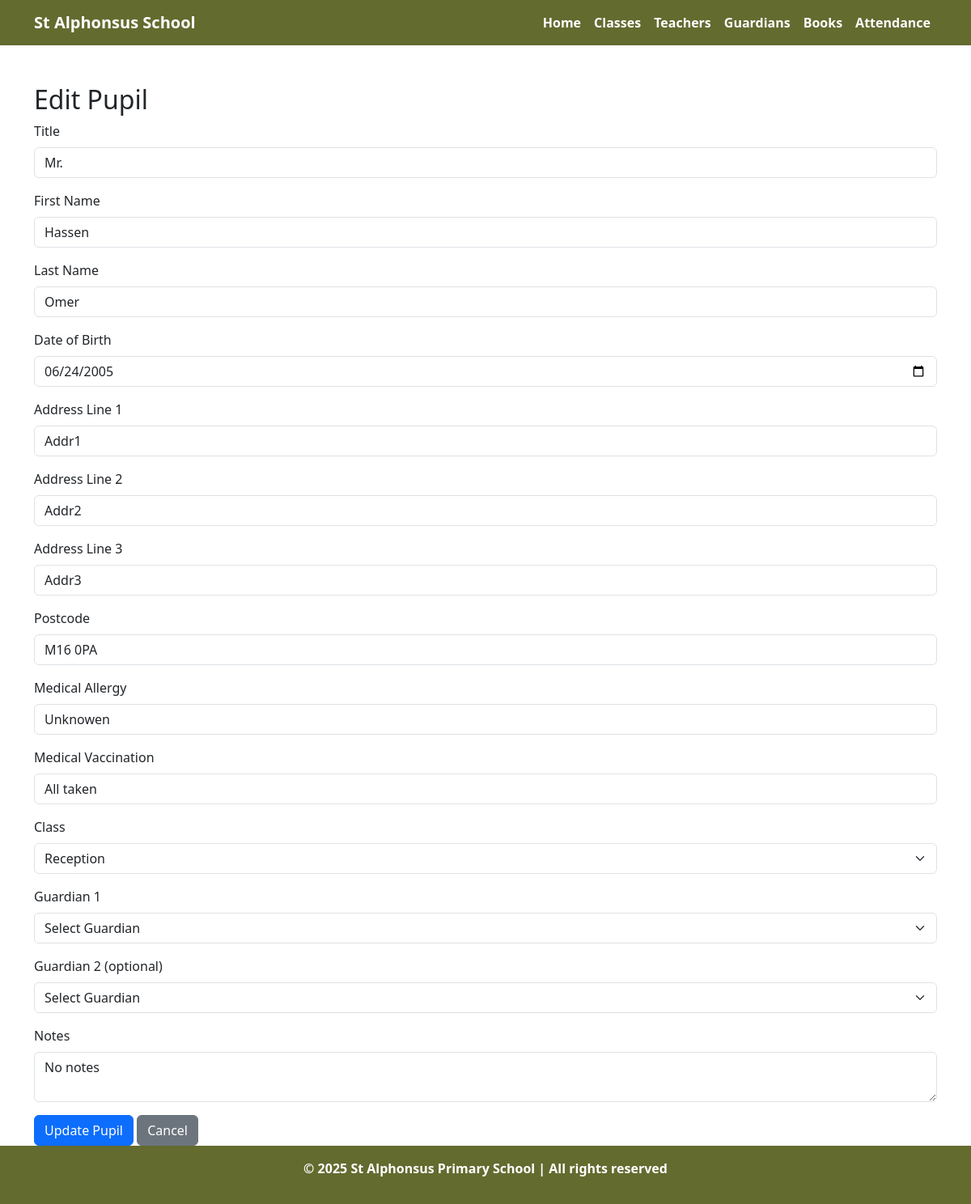
Screenshot of /edit_pupil.php?id=7 with the database file from the repository.
### tables this page shows
CREATE TABLE `pupils` (
  `PupilID` int(11) NOT NULL,
  `Title` varchar(10) DEFAULT NULL,
  `FirstName` varchar(50) NOT NULL,
  `Surname` varchar(50) NOT NULL,
  `DOB` date DEFAULT NULL,
  `Address_Line1` varchar(100) DEFAULT NULL,
  `Address_Line2` varchar(100) DEFAULT NULL,
  `Address_Line3` varchar(100) DEFAULT NULL,
  `Postcode` varchar(10) DEFAULT NULL,
  `Medical_Allergy` text DEFAULT NULL,
  `Medical_Vaccination` text DEFAULT NULL,
  `ClassID` int(11) DEFAULT NULL,
  `Guardian1ID` int(11) DEFAULT NULL,
  `Guardian2ID` int(11) DEFAULT NULL,
  `Notes` text DEFAULT NULL
);

CREATE TABLE `classes` (
  `ClassID` int(11) NOT NULL,
  `ClassType` varchar(50) NOT NULL,
  `ClassName` varchar(50) NOT NULL,
  `ClassCapacity` int(11) NOT NULL,
  `ClassNotes` text DEFAULT NULL
);

### edit_pupil.php (the view, shortened to what this page needs)
<?php
include 'config.php';
include 'header.php';
$pupilID = isset($_GET['id']) && is_numeric($_GET['id']) ? $_GET['id'] : null;
$stmt = $conn->prepare("SELECT * FROM Pupils WHERE PupilID = ?");
$stmt->bind_param("i", $pupilID);
$stmt->execute();
$result = $stmt->get_result();
$pupil = $result->fetch_assoc();
$classQuery = "SELECT ClassID, ClassName FROM Classes";
$classResult = $conn->query($classQuery);
?>
<div class="container mt-5">
    <h2>Edit Pupil</h2>
    <form method="POST">
        <div class="mb-3">
            <label class="form-label">Title</label>
            <input type="text" class="form-control" name="title" value="<?= htmlspecialchars($pupil['Title']) ?>" required>
        </div>
        <div class="mb-3">
            <label class="form-label">First Name</label>
            <input type="text" class="form-control" name="first_name" value="<?= htmlspecialchars($pupil['FirstName']) ?>" required>
        </div>
        <div class="mb-3">
            <label class="form-label">Last Name</label>
            <input type="text" class="form-control" name="last_name" value="<?= htmlspecialchars($pupil['Surname']) ?>" required>
        </div>
        <div class="mb-3">
            <label class="form-label">Date of Birth</label>
            <input type="date" class="form-control" name="date_of_birth" value="<?= htmlspecialchars($pupil['DOB']) ?>" required>
        </div>
        <div class="mb-3">
            <label class="form-label">Address Line 1</label>
            <input type="text" class="form-control" name="address_line1" value="<?= htmlspecialchars($pupil['Address_Line1']) ?>">
        </div>
        <div class="mb-3">
            <label class="form-label">Address Line 2</label>
            <input type="text" class="form-control" name="address_line2" value="<?= htmlspecialchars($pupil['Address_Line2']) ?>">
        </div>
        <div class="mb-3">
            <label class="form-label">Address Line 3</label>
            <input type="text" class="form-control" name="address_line3" value="<?= htmlspecialchars($pupil['Address_Line3']) ?>">
        </div>
        <div class="mb-3">
            <label class="form-label">Postcode</label>
            <input type="text" class="form-control" name="postcode" value="<?= htmlspecialchars($pupil['Postcode']) ?>">
        </div>
        <div class="mb-3">
            <label class="form-label">Medical Allergy</label>
            <input type="text" class="form-control" name="medical_allergy" value="<?= htmlspecialchars($pupil['Medical_Allergy']) ?>">
        </div>
        <div class="mb-3">
            <label class="form-label">Medical Vaccination</label>
            <input type="text" class="form-control" name="medical_vaccination" value="<?= htmlspecialchars($pupil['Medical_Vaccination']) ?>">
        </div>
        <div class="mb-3">
            <label class="form-label">Class</label>
            <select class="form-select" name="class_id" required>
                <?php while ($class = $classResult->fetch_assoc()): ?>
                    <option value="<?= $class['ClassID'] ?>" <?= $class['ClassID'] == $pupil['ClassID'] ? 'selected' : '' ?>>
                        <?= htmlspecialchars($class['ClassName']) ?>
                    </option>
                <?php endwhile; ?>
            </select>
        </div>
        <div class="mb-3">
            <label class="form-label">Guardian 1</label>
            <select class="form-select" name="guardian1_id" required>
                <option value="">Select Guardian</option>
            </select>
        </div>
        <div class="mb-3">
            <label class="form-label">Guardian 2 (optional)</label>
            <select class="form-select" name="guardian2_id">
                <option value="">Select Guardian</option>
            </select>
        </div>
        <div class="mb-3">
            <label class="form-label">Notes</label>
            <textarea class="form-control" name="notes"><?= htmlspecialchars($pupil['Notes']) ?></textarea>
        </div>
        <button type="submit" class="btn btn-primary">Update Pupil</button>
        <a href="view_pupils.php" class="btn btn-secondary">Cancel</a>
    </form>
</div>
<?php
include 'footer.php';
?>

### header.php (style rules this page uses)
html, body { height: 100%; margin: 0; display: flex; flex-direction: column; }

### rows the page displays
pupils: title "Mr.", first_name "Hassen", last_name "Omer", date_of_birth "06/24/2005", address_line1 "Addr1", address_line2 "Addr2", address_line3 "Addr3", postcode "M16 0PA", medical_allergy "Unknowen", medical_vaccination "All taken", class_id "Reception", notes "No notes"
